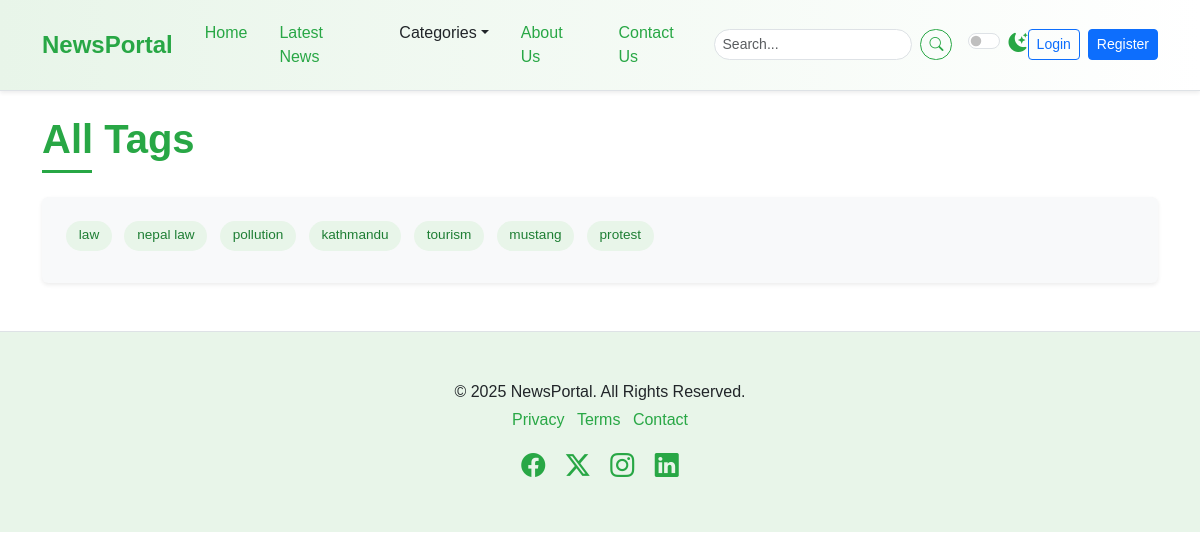
The page /tag-list/ on the database its author committed.
### newspaper/models.py (models this page shows, shortened)
class TimeStampModel(models.Model):
    created_at = models.DateTimeField(auto_now_add=True)
    updated_at = models.DateTimeField(auto_now=True)
    class Meta:
        abstract = True  # Don't create table in DB

class Tag(TimeStampModel):
    name = models.CharField(max_length=100)

### newspaper/views.py (the view)
# urls.py: path("tag-list/", views.TagListView.as_view(), name="tag-list"),
class TagListView(ListView):
    model = Tag
    template_name = "newsportal/tags.html"
    context_object_name = "tags"

### newspaper/nav.py (called while the page is built)
def navigation(request):
    categories = Category.objects.all()[:4]
    return {"categories": categories}

### templates/newsportal/tags.html
{% extends "newsportal/base.html" %}
{% block content %}
  <div class="container mt-4 mb-5">
    <h1 class="mb-4 section-title">
      <span>All Tags</span>
    </h1>
    <div class="p-4 rounded bg-light shadow-sm tag-cloud-container">
      <div class="article-tags">
        {% for tag in tags %}
          <a href="tag.html">{{ tag.name }}</a>
        {% endfor %}
      </div>
    </div>
  </div>
{% endblock content %}

### static/css/style.css (style rules this page uses)
:root { --primary-green: #28a745; --light-green: #e8f5e9; --dark-green: #1e7e34; --accent-green: #5cb85c; --text-color-light: #212529; --text-color-dark: #f8f9fa; --bg-light: #ffffff; --bg-dark: #212529; --card-bg-light: #ffffff; --card-bg-dark: #343a40; --border-color-light: #dee2e6; --border-color-dark: #495057; --shadow-sm: 0 0.125rem 0.25rem rgba(0, 0, 0, 0.075); --shadow: 0 0.5rem 1rem rgba(0, 0, 0, 0.15); --transition-speed: 0.3s ease; }
body { font-family: "Poppins", sans-serif; background-color: var(--bg-light); color: var(--text-color-light); transition: background-color var(--transition-speed), color var(--transition-speed); }
.section-title { position: relative; padding-bottom: 10px; margin-bottom: 20px; font-weight: 600; color: var(--primary-green); }
.section-title span { position: relative; z-index: 1; background-color: var(--bg-light); padding-right: 10px; }
.section-title::after { content: ""; position: absolute; left: 0; bottom: 0; width: 50px; height: 3px; background-color: var(--primary-green); }
.article-tags a { display: inline-block; background-color: var(--light-green); color: var(--dark-green); padding: 0.3rem 0.8rem; margin-right: 0.5rem; margin-bottom: 0.5rem; border-radius: 15px; font-size: 0.85rem; text-decoration: none; transition: background-color var(--transition-speed), color var(--transition-speed); }

### rows shown on the page
Tag: name "law"
Tag: name "nepal law"
Tag: name "pollution"
Tag: name "kathmandu"
Tag: name "tourism"
Tag: name "mustang"
Tag: name "protest"
